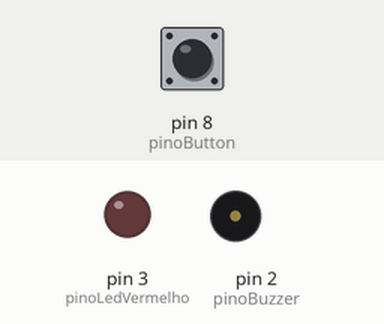
This sketch was run on a simulated Arduino Uno, built with avr-gcc and run on an emulated ATmega328P. Parts: output pins drawn as LEDs (lit = HIGH), buzzer (waves = sounding). The test bench sets the inputs (shaded band); at power-on: pin 8 (pinoButton) LOW.

Above: at 1.2 s.
1.3 s: pin 8 (pinoButton) pulled HIGH for 0.15 s
At 1.37 s:
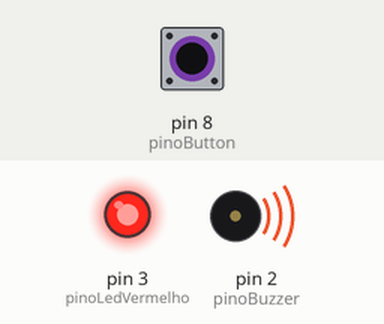
2.9 s: pin 8 (pinoButton) pulled HIGH for 3.2 s
At 6.6 s:
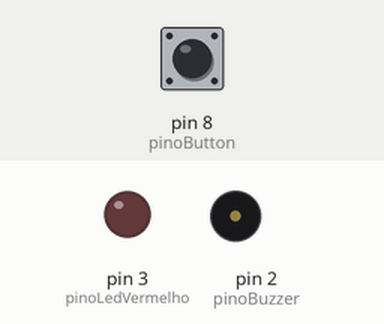
Timing chart, 0 to 8.1 s (numbered marks = the images above; inputs shaded):
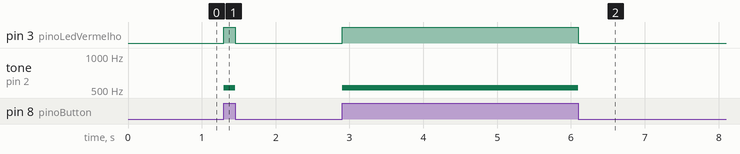

Measured:
- after the input at 1.3 s, pin 3 (pinoLedVermelho): LOW → HIGH at once, → LOW 0.15 s later; tone on pin 2 (pinoBuzzer): silent → 523 Hz at once, → silent 0.15 s later
- after the input at 2.9 s, pin 3 (pinoLedVermelho): LOW → HIGH at once, → LOW 3.2 s later; tone on pin 2 (pinoBuzzer): silent → 523 Hz at once, → silent 3.2 s later

The sketch:

Buzzer_Botao.ino
```cpp
//constante para o pino da buzzer
#define pinoBuzzer 2

#define pinoLedVermelho 3

#define pinoButton 8

void setup() {
  Serial.begin(9600);

  //Modo do pino
  pinMode(pinoBuzzer, OUTPUT);
  pinMode(pinoLedVermelho, OUTPUT);
  pinMode(pinoButton, INPUT);
}

void loop() {
  if (digitalRead(pinoButton) == 1) {
    tone(pinoBuzzer, 523);  //Nota musical dó
    digitalWrite(pinoLedVermelho, HIGH);
  }

  else if (digitalRead(pinoButton) == 0) {
    noTone(pinoBuzzer);                  //desliga o buzzer
    digitalWrite(pinoLedVermelho, LOW);  //apaga o LED
  }
}
```
